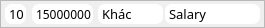
   <widget class="QFrame" name="frame_Chi_1">
    <property name="geometry">
     <rect>
      <x>960</x>
      <y>690</y>
      <width>265</width>
      <height>28</height>
     </rect>
    </property>
    <property name="styleSheet">
     <string notr="true">#frame_Chi_1{
	background-color: #FF9209;
	border-radius: 10;
	border: 1px solid white;
	color: white
}</string>
    </property>
    <property name="frameShape">
     <enum>QFrame::StyledPanel</enum>
    </property>
    <property name="frameShadow">
     <enum>QFrame::Raised</enum>
    </property>
    <widget class="QLabel" name="label_day_chi1">
     <property name="geometry">
      <rect>
       <x>5</x>
       <y>4</y>
       <width>21</width>
       <height>20</height>
      </rect>
     </property>
     <property name="font">
      <font>
       <family>SamsungOne</family>
       <pointsize>10</pointsize>
       <bold>false</bold>
      </font>
     </property>
     <property name="styleSheet">
      <string notr="true">
	background-color: white;
	border-radius: 7;
	border: 1px solid white;
	color: black
</string>
     </property>
     <property name="text">
      <string>10</string>
     </property>
    </widget>
    <widget class="QLabel" name="label_money_chi1">
     <property name="geometry">
      <rect>
       <x>32</x>
       <y>4</y>
       <width>61</width>
       <height>20</height>
      </rect>
     </property>
     <property name="font">
      <font>
       <family>SamsungOne</family>
       <bold>false</bold>
      </font>
     </property>
     <property name="styleSheet">
      <string notr="true">
	background-color: white;
	border-radius: 7;
	border: 1px solid white;
	color: black
</string>
     </property>
     <property name="text">
      <string>15000000</string>
     </property>
    </widget>
    <widget class="QLabel" name="label_content_chi1">
     <property name="geometry">
      <rect>
       <x>165</x>
       <y>4</y>
       <width>95</width>
       <height>20</height>
      </rect>
     </property>
     <property name="font">
      <font>
       <family>SamsungOne</family>
       <pointsize>10</pointsize>
       <bold>false</bold>
      </font>
     </property>
     <property name="styleSheet">
      <string notr="true">
	background-color: white;
	border-radius: 7;
	border: 1px solid white;
	color: black
</string>
     </property>
     <property name="text">
      <string>Salary</string>
     </property>
    </widget>
    <widget class="QLabel" name="label_typechi1">
     <property name="geometry">
      <rect>
       <x>98</x>
       <y>4</y>
       <width>65</width>
       <height>20</height>
      </rect>
     </property>
     <property name="font">
      <font>
       <family>SamsungOne</family>
       <pointsize>10</pointsize>
       <bold>false</bold>
      </font>
     </property>
     <property name="styleSheet">
      <string notr="true">
	background-color: white;
	border-radius: 7;
	border: 1px solid white;
	color: black
</string>
     </property>
     <property name="text">
      <string>Khác</string>
     </property>
    </widget>
   </widget>
